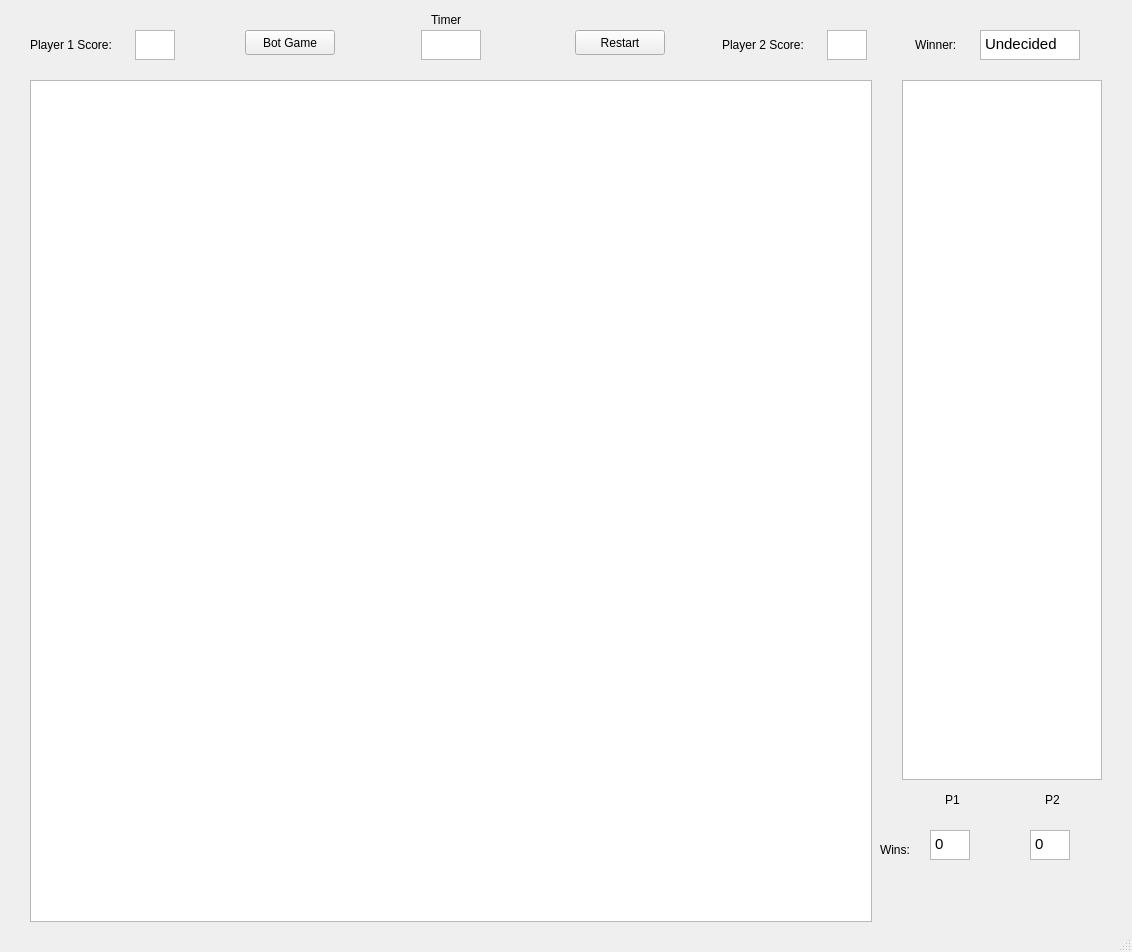
<?xml version="1.0" encoding="UTF-8"?>
<ui version="4.0">
 <class>MainWindow</class>
 <widget class="QMainWindow" name="MainWindow">
  <property name="geometry">
   <rect>
    <x>0</x>
    <y>0</y>
    <width>1132</width>
    <height>952</height>
   </rect>
  </property>
  <property name="windowTitle">
   <string>MainWindow</string>
  </property>
  <widget class="QWidget" name="centralwidget">
   <widget class="QGraphicsView" name="view">
    <property name="geometry">
     <rect>
      <x>30</x>
      <y>80</y>
      <width>842</width>
      <height>842</height>
     </rect>
    </property>
   </widget>
   <widget class="QLabel" name="label">
    <property name="geometry">
     <rect>
      <x>30</x>
      <y>30</y>
      <width>105</width>
      <height>30</height>
     </rect>
    </property>
    <property name="text">
     <string>Player 1 Score:</string>
    </property>
   </widget>
   <widget class="QLabel" name="label_2">
    <property name="geometry">
     <rect>
      <x>722</x>
      <y>30</y>
      <width>105</width>
      <height>30</height>
     </rect>
    </property>
    <property name="text">
     <string>Player 2 Score:</string>
    </property>
   </widget>
   <widget class="QTextEdit" name="p1Score">
    <property name="geometry">
     <rect>
      <x>135</x>
      <y>30</y>
      <width>40</width>
      <height>30</height>
     </rect>
    </property>
   </widget>
   <widget class="QTextEdit" name="p2Score">
    <property name="geometry">
     <rect>
      <x>827</x>
      <y>30</y>
      <width>40</width>
      <height>30</height>
     </rect>
    </property>
   </widget>
   <widget class="QTextEdit" name="timer">
    <property name="geometry">
     <rect>
      <x>421</x>
      <y>30</y>
      <width>60</width>
      <height>30</height>
     </rect>
    </property>
   </widget>
   <widget class="QLabel" name="label_3">
    <property name="geometry">
     <rect>
      <x>431</x>
      <y>5</y>
      <width>40</width>
      <height>30</height>
     </rect>
    </property>
    <property name="text">
     <string>Timer</string>
    </property>
   </widget>
   <widget class="QGraphicsView" name="view2">
    <property name="geometry">
     <rect>
      <x>902</x>
      <y>80</y>
      <width>200</width>
      <height>700</height>
     </rect>
    </property>
   </widget>
   <widget class="QLabel" name="label_4">
    <property name="geometry">
     <rect>
      <x>915</x>
      <y>30</y>
      <width>62</width>
      <height>30</height>
     </rect>
    </property>
    <property name="text">
     <string>Winner:</string>
    </property>
   </widget>
   <widget class="QTextEdit" name="winner">
    <property name="geometry">
     <rect>
      <x>980</x>
      <y>30</y>
      <width>100</width>
      <height>30</height>
     </rect>
    </property>
    <property name="html">
     <string>&lt;!DOCTYPE HTML PUBLIC &quot;-//W3C//DTD HTML 4.0//EN&quot; &quot;http://www.w3.org/TR/REC-html40/strict.dtd&quot;&gt;
&lt;html&gt;&lt;head&gt;&lt;meta name=&quot;qrichtext&quot; content=&quot;1&quot; /&gt;&lt;style type=&quot;text/css&quot;&gt;
p, li { white-space: pre-wrap; }
&lt;/style&gt;&lt;/head&gt;&lt;body style=&quot; font-family:'Ubuntu'; font-size:11pt; font-weight:400; font-style:normal;&quot;&gt;
&lt;p style=&quot; margin-top:0px; margin-bottom:0px; margin-left:0px; margin-right:0px; -qt-block-indent:0; text-indent:0px;&quot;&gt;&lt;span style=&quot; font-family:'Ubuntu';&quot;&gt;Undecided&lt;/span&gt;&lt;/p&gt;&lt;/body&gt;&lt;/html&gt;</string>
    </property>
   </widget>
   <widget class="QLabel" name="label_5">
    <property name="geometry">
     <rect>
      <x>945</x>
      <y>790</y>
      <width>20</width>
      <height>20</height>
     </rect>
    </property>
    <property name="text">
     <string>P1</string>
    </property>
   </widget>
   <widget class="QLabel" name="label_6">
    <property name="geometry">
     <rect>
      <x>1045</x>
      <y>790</y>
      <width>20</width>
      <height>20</height>
     </rect>
    </property>
    <property name="text">
     <string>P2</string>
    </property>
   </widget>
   <widget class="QPushButton" name="bot">
    <property name="geometry">
     <rect>
      <x>245</x>
      <y>30</y>
      <width>90</width>
      <height>25</height>
     </rect>
    </property>
    <property name="text">
     <string>Bot Game</string>
    </property>
   </widget>
   <widget class="QPushButton" name="restart">
    <property name="geometry">
     <rect>
      <x>575</x>
      <y>30</y>
      <width>90</width>
      <height>25</height>
     </rect>
    </property>
    <property name="text">
     <string>Restart</string>
    </property>
   </widget>
   <widget class="QLabel" name="label_7">
    <property name="geometry">
     <rect>
      <x>880</x>
      <y>840</y>
      <width>41</width>
      <height>20</height>
     </rect>
    </property>
    <property name="text">
     <string>Wins:</string>
    </property>
   </widget>
   <widget class="QTextEdit" name="p1Wins">
    <property name="geometry">
     <rect>
      <x>930</x>
      <y>830</y>
      <width>40</width>
      <height>30</height>
     </rect>
    </property>
    <property name="html">
     <string>&lt;!DOCTYPE HTML PUBLIC &quot;-//W3C//DTD HTML 4.0//EN&quot; &quot;http://www.w3.org/TR/REC-html40/strict.dtd&quot;&gt;
&lt;html&gt;&lt;head&gt;&lt;meta name=&quot;qrichtext&quot; content=&quot;1&quot; /&gt;&lt;style type=&quot;text/css&quot;&gt;
p, li { white-space: pre-wrap; }
&lt;/style&gt;&lt;/head&gt;&lt;body style=&quot; font-family:'Ubuntu'; font-size:11pt; font-weight:400; font-style:normal;&quot;&gt;
&lt;p style=&quot; margin-top:0px; margin-bottom:0px; margin-left:0px; margin-right:0px; -qt-block-indent:0; text-indent:0px;&quot;&gt;&lt;span style=&quot; font-family:'Ubuntu';&quot;&gt;0&lt;/span&gt;&lt;/p&gt;&lt;/body&gt;&lt;/html&gt;</string>
    </property>
   </widget>
   <widget class="QTextEdit" name="p2Wins">
    <property name="geometry">
     <rect>
      <x>1030</x>
      <y>830</y>
      <width>40</width>
      <height>30</height>
     </rect>
    </property>
    <property name="html">
     <string>&lt;!DOCTYPE HTML PUBLIC &quot;-//W3C//DTD HTML 4.0//EN&quot; &quot;http://www.w3.org/TR/REC-html40/strict.dtd&quot;&gt;
&lt;html&gt;&lt;head&gt;&lt;meta name=&quot;qrichtext&quot; content=&quot;1&quot; /&gt;&lt;style type=&quot;text/css&quot;&gt;
p, li { white-space: pre-wrap; }
&lt;/style&gt;&lt;/head&gt;&lt;body style=&quot; font-family:'Ubuntu'; font-size:11pt; font-weight:400; font-style:normal;&quot;&gt;
&lt;p style=&quot; margin-top:0px; margin-bottom:0px; margin-left:0px; margin-right:0px; -qt-block-indent:0; text-indent:0px;&quot;&gt;&lt;span style=&quot; font-family:'Ubuntu';&quot;&gt;0&lt;/span&gt;&lt;/p&gt;&lt;/body&gt;&lt;/html&gt;</string>
    </property>
   </widget>
  </widget>
  <widget class="QStatusBar" name="statusbar"/>
 </widget>
 <resources/>
 <connections/>
</ui>
